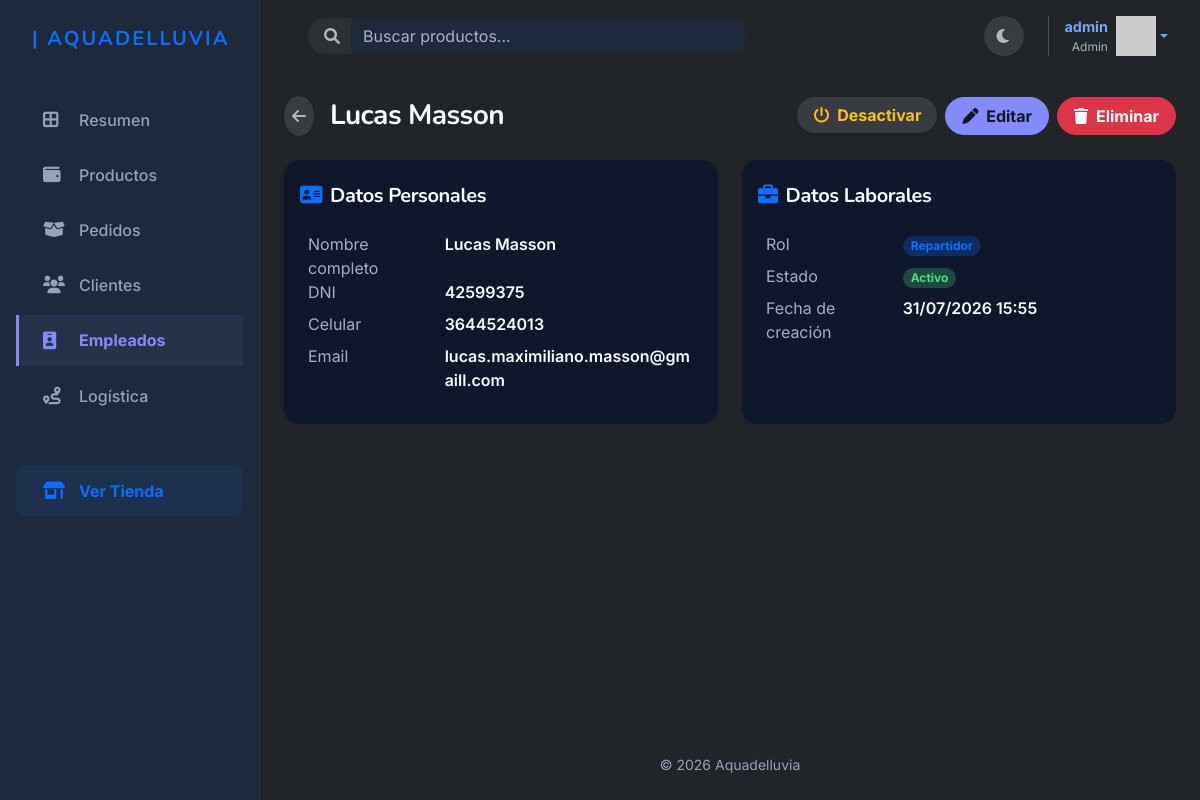
/empleados/1/ (signed in), run on the app's committed database.
### apps/autenticacion/models.py (models this page shows, shortened)
class Usuario(AbstractUser):
    imagen_perfil = models.ImageField(upload_to='perfiles/', null=True, blank=True,default='usuarios/default.jpg')
    email = models.EmailField(unique=True)
    celular1 = models.CharField(max_length=20, null=True, blank=True)
    celular2 = models.CharField(max_length=20, null=True, blank=True)

### apps/empleados/models.py (models this page shows, shortened)
class Empleado(models.Model):
    id_empleado = models.AutoField(primary_key=True)
    usuario = models.OneToOneField(
        settings.AUTH_USER_MODEL,
        on_delete=models.SET_NULL,
        null=True,
        blank=True,
        related_name='perfil_empleado',
        verbose_name="Usuario"
    )
    nombre = models.CharField(max_length=100, verbose_name="Nombre")
    apellido = models.CharField(max_length=100, verbose_name="Apellido")
    dni = models.CharField(max_length=15, unique=True, verbose_name="DNI")
    celular = models.CharField(max_length=30, blank=True, verbose_name="Celular")
    email = models.EmailField(blank=True, verbose_name="Email")
    rol = models.ForeignKey(
        RolEmpleado,
        on_delete=models.PROTECT,
        related_name='empleados',
        verbose_name="Rol"
    )
    activo = models.BooleanField(default=True, verbose_name="Activo")
    notas = models.TextField(blank=True, verbose_name="Notas")
    fecha_creacion = models.DateTimeField(auto_now_add=True, verbose_name="Fecha de creación")
    fecha_actualizacion = models.DateTimeField(auto_now=True)
    class Meta:
        ordering = ['apellido', 'nombre']
        verbose_name = 'Empleado'
        verbose_name_plural = 'Empleados'

class RolEmpleado(models.Model):
    id_rol = models.AutoField(primary_key=True)
    nombre = models.CharField(max_length=60, unique=True, verbose_name="Nombre")
    descripcion = models.TextField(blank=True, verbose_name="Descripción")
    class Meta:
        ordering = ['nombre']
        verbose_name = 'Rol de empleado'
        verbose_name_plural = 'Roles de empleado'

### apps/empleados/views.py (the view)
# urls.py: path('<int:pk>/', views.ver_empleado, name='ver_empleado'),
@login_required
def ver_empleado(request, pk):
    if not es_admin_o_vendedor(request.user):
        messages.error(request, 'No tienes permisos para acceder a esta sección.')
        return redirect('apps.empleados:listar_empleados')
    empleado = get_object_or_404(Empleado, pk=pk)
    return render(request, 'empleados/ver_empleado.html', {'empleado': empleado})

### templates/empleados/ver_empleado.html (shortened to what this page needs)
{% extends 'base_dashboard.html' %}
{% load grupos %}
{% block content %}
<div class="d-flex justify-content-between align-items-center flex-wrap gap-3 mb-4">
    <div class="d-flex align-items-center gap-3">
        <a href="{% url 'apps.empleados:listar_empleados' %}" class="btn btn-light border-0 shadow-sm rounded-circle p-2 text-muted hover-lift">
            <i class="fa-solid fa-arrow-left"></i>
        </a>
        <h1 class="h3 fw-bold mb-0 text-main">{{ empleado.nombre }} {{ empleado.apellido }}</h1>
    </div>
    <div class="d-flex gap-2 flex-wrap">
        <form method="POST" action="{% url 'apps.empleados:cambiar_estado' empleado.id_empleado %}" class="d-inline">
            <button type="submit" class="btn {% if empleado.activo %}btn-light text-warning border-0{% else %}btn-light text-success border-0{% endif %} shadow-sm fw-bold rounded-pill hover-lift px-3">
                <i class="fa-solid fa-power-off me-1"></i>
                {% if empleado.activo %}Desactivar{% else %}Activar{% endif %}
            </button>
        </form>
        <a href="{% url 'apps.empleados:editar_empleado' empleado.id_empleado %}" class="btn btn-primary btn-glow fw-bold rounded-pill px-3">
            <i class="fa-solid fa-pen me-1"></i> Editar
        </a>
        <button type="button" class="btn btn-danger btn-glow fw-bold rounded-pill px-3" data-bs-toggle="modal" data-bs-target="#eliminarModal">
            <i class="fa-solid fa-trash me-1"></i> Eliminar
        </button>
    </div>
</div>
<div class="row g-4 mb-5">
    <div class="col-md-6">
        <div class="card shadow-sm rounded-4 bg-surface border-0 h-100">
            <div class="card-header bg-transparent border-bottom-0 pt-4 pb-0">
                <h5 class="fw-bold text-main mb-0"><i class="fa-solid fa-address-card text-primary me-2"></i>Datos Personales</h5>
            </div>
            <div class="card-body p-4">
                <dl class="row mb-0">
                    <dt class="col-sm-4 text-muted fw-normal">Nombre completo</dt>
                    <dd class="col-sm-8 fw-semibold">{{ empleado.nombre }} {{ empleado.apellido }}</dd>
                    <dt class="col-sm-4 text-muted fw-normal">DNI</dt>
                    <dd class="col-sm-8 fw-semibold">{{ empleado.dni|default:"No especificado" }}</dd>
                    <dt class="col-sm-4 text-muted fw-normal">Celular</dt>
                    <dd class="col-sm-8 fw-semibold">{{ empleado.celular|default:"No especificado" }}</dd>
                    <dt class="col-sm-4 text-muted fw-normal">Email</dt>
                    <dd class="col-sm-8 fw-semibold">{{ empleado.email|default:"No especificado" }}</dd>
                </dl>
            </div>
        </div>
    </div>
    <div class="col-md-6">
        <div class="card shadow-sm rounded-4 bg-surface border-0 h-100">
            <div class="card-header bg-transparent border-bottom-0 pt-4 pb-0">
                <h5 class="fw-bold text-main mb-0"><i class="fa-solid fa-briefcase text-primary me-2"></i>Datos Laborales</h5>
            </div>
            <div class="card-body p-4">
                <dl class="row mb-0">
                    <dt class="col-sm-4 text-muted fw-normal">Rol</dt>
                    <dd class="col-sm-8 fw-semibold">
                        {% if empleado.rol %}
                        <span class="badge bg-primary bg-opacity-25 text-primary rounded-pill px-2">{{ empleado.rol.nombre }}</span>
                        {% else %}
                        <span class="text-muted">Sin rol asignado</span>
                        {% endif %}
                    </dd>
                    <dt class="col-sm-4 text-muted fw-normal">Estado</dt>
                    <dd class="col-sm-8 fw-semibold">
                        {% if empleado.activo %}
                        <span class="badge bg-success bg-opacity-25 text-success rounded-pill px-2">Activo</span>
                        {% else %}
                        <span class="badge bg-danger bg-opacity-25 text-danger rounded-pill px-2">Inactivo</span>
                        {% endif %}
                    </dd>
                    <dt class="col-sm-4 text-muted fw-normal">Fecha de creación</dt>
                    <dd class="col-sm-8 fw-semibold">{{ empleado.fecha_creacion|date:"d/m/Y H:i"|default:"No especificada" }}</dd>
                </dl>
            </div>
        </div>
    </div>
</div>
{% endblock %}

### templates/base_dashboard.html (shortened to what this page needs)
{% load grupos %}
{% load static %}
<!DOCTYPE html>
<html lang="es" data-bs-theme="dark">
<head>
    <link href="https://cdn.jsdelivr.net/npm/bootstrap@5.3.8/dist/css/bootstrap.min.css" rel="stylesheet">
    <link rel="stylesheet" href="{% static 'style/dashboard.css' %}?v=8">
    <link rel="stylesheet" href="{% static 'style/productos.css' %}?v=6">
    <link rel="stylesheet" href="https://cdnjs.cloudflare.com/ajax/libs/font-awesome/6.0.0/css/all.min.css">
</head>
<body class="bg-body">
    <div id="main-wrapper">
        <aside id="sidebar" class="d-none d-lg-flex flex-column p-3 vh-100 sticky-top">
            <a href="{% url 'inicio' %}" class="navbar-brand d-flex align-items-center mb-4 mt-2 px-3 text-decoration-none">
                <span class="fs-5 fw-bold text-primary tracking-wide text-uppercase" style="letter-spacing: 2px;">| Aquadelluvia</span>
            </a>
            <ul class="nav flex-column mb-auto gap-1 mt-3">
                <li class="nav-item">
                    <a href="{% url 'dashboard' %}" class="sidebar-link {% if request.resolver_match.view_name == 'dashboard' %}active{% endif %}">
                        <i class="fa-solid fa-border-all"></i> Resumen
                    </a>
                </li>
                <li class="nav-item">
                    <a href="{% url 'apps.productos:listar_productos_admin' %}" class="sidebar-link {% if request.resolver_match.view_name == 'apps.productos:listar_productos_admin' %}active{% endif %}">
                        <i class="fa-solid fa-wallet"></i> Productos
                    </a>
                </li>
                {% if user.is_superuser or user|has_group:"Vendedor" %}
                <li class="nav-item">
                    <a href="{% url 'apps.pedidos:listar_pedidos' %}" class="sidebar-link {% if 'pedidos' in request.resolver_match.view_name %}active{% endif %}">
                        <i class="fa-solid fa-box-open"></i> Pedidos
                    </a>
                </li>
                <li class="nav-item">
                    <a href="{% url 'apps.clientes:listar_clientes' %}" class="sidebar-link {% if 'clientes' in request.resolver_match.view_name %}active{% endif %}">
                        <i class="fa-solid fa-users"></i> Clientes
                    </a>
                </li>
                <li class="nav-item">
                    <a href="{% url 'apps.empleados:listar_empleados' %}" class="sidebar-link {% if 'empleados' in request.resolver_match.view_name %}active{% endif %}">
                        <i class="fa-solid fa-id-badge"></i> Empleados
                    </a>
                </li>
                {% endif %}
                {% if user.is_superuser or user|has_group:"Vendedor" or user|has_group:"Repartidor" %}
                <li class="nav-item">
                    <a href="{% url 'apps.logistica:listar_rutas' %}" class="sidebar-link {% if 'logistica' in request.resolver_match.view_name %}active{% endif %}">
                        <i class="fa-solid fa-route"></i> Logística
                    </a>
                </li>
                {% endif %}
                <li class="nav-item mt-auto pt-3">
                    <a href="{% url 'inicio' %}" class="sidebar-link text-primary fw-bold bg-primary bg-opacity-10 mt-4 rounded-3" target="_blank">
                        <i class="fa-solid fa-shop"></i> Ver Tienda
                    </a>
                </li>
            </ul>
        </aside>
        <div id="page-content-wrapper">
            <header class="top-header">
                <form class="d-flex me-auto ms-3 d-none d-md-flex w-50" role="search" action="{% url 'apps.buscador:buscar_productos' %}" method="get">
                    <div class="input-group">
                        <span class="input-group-text bg-surface border-0 rounded-start-pill ps-3 text-muted"><i class="fa-solid fa-search"></i></span>
                        <input class="form-control bg-surface border-0 rounded-end-pill shadow-none" type="search" name="q" placeholder="Buscar productos..." aria-label="Buscar" value="{{ query}}">
                    </div>
                </form>
                <div class="d-flex align-items-center gap-3">
                    <button class="toggle-theme-btn btn btn-light rounded-circle border-0 shadow-sm text-muted" style="width: 40px; height: 40px;">
                        <i class="fa-solid fa-moon"></i>
                    </button>
                    <div class="ms-2 ps-3 border-start border-light-subtle d-flex align-items-center">
                        {% if user.is_authenticated %}
                            <div class="dropdown">
                                <a href="#" class="d-flex align-items-center text-decoration-none dropdown-toggle" id="dropdownUser" data-bs-toggle="dropdown" aria-expanded="false">
                                    <div class="text-end me-2 d-none d-md-block">
                                        <div class="fw-bold text-main" style="font-size: 0.9rem;">{{ user.username }}</div>
                                        <div class="text-muted" style="font-size: 0.75rem;">{% if user.is_superuser %}Admin{% else %}Usuario{% endif %}</div>
                                    </div>
                                    <img src="https://ui-avatars.com/api/?name={{ user.username }}&background=6466f1&color=fff&rounded=true" alt="" width="40" height="40" class="shadow-sm">
                                </a>
                            </div>
                        {% else %}
                            <a class="btn btn-outline-primary rounded-pill btn-sm fw-bold px-3" href="{% url 'apps.autenticacion:ingresar' %}">Ingresar</a>
                        {% endif %}
                    </div>
                </div>
            </header>
            <main class="container-fluid px-4 py-4 flex-grow-1">
                {% block content %}{% endblock %}
            </main>
            <footer class="footer mt-auto py-4 text-center">
                <div class="container-fluid px-4">
                    <span class="small">&copy; 2026 Aquadelluvia</span>
                </div>
            </footer>
        </div>
    </div>
</body>
</html>

### data on the page
Usuario: username "admin"
Empleado: nombre "Lucas", apellido "Masson", dni "42599375", celular "3644524013", email "lucas.maximiliano.masson@gmaill.com", rol.nombre "Repartidor", fecha_creacion "31/07/2026 15:55"
